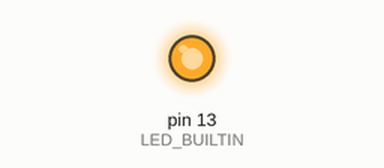
The sketch below on a simulated Arduino Uno, built with avr-gcc and run on an emulated ATmega328P. On the bench: output pins drawn as LEDs (lit = HIGH).

Above: at 0.1 s.
At 36.1 s:
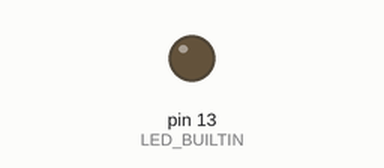
Timing chart, 0 to 40.0 s (numbered marks = the images above):
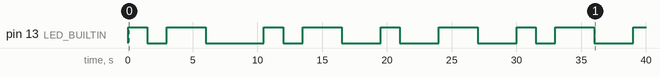

The sketch:

morse_code.ino
```cpp
void setup()
{
  pinMode(LED_BUILTIN, OUTPUT);
}

void morseDot()
{
  digitalWrite(LED_BUILTIN, HIGH);
  delay(1500);
  digitalWrite(LED_BUILTIN, LOW);
  delay(1500);
}

void morseDash()
  {
  digitalWrite(LED_BUILTIN, HIGH);
  delay(3000);
  digitalWrite(LED_BUILTIN, LOW);
  delay(3000);
  }

void loop()
{
// * A  ._
    morseDot();
    morseDash();
    delay(1500);  // Delay of 1 seconds

// * R ._.
    morseDot();
    morseDash();
    morseDot();
    delay(1500);  // Delay of 1 seconds

// * Y  ._
    morseDash();
    morseDot();
    morseDash();
    morseDash();
    delay(1500);  // Delay of 1 seconds

// * A  ._
    morseDot();
    morseDash();
    delay(1500);  // Delay of 1 seconds

// * N  _.
    morseDash();
    morseDot();
    delay(1500);  // Delay of 1 seconds
}
```

Measured:
- by itself, pin 13 (LED_BUILTIN): LOW → HIGH at 0.00 s, → LOW 1.5 s later, → HIGH 1.5 s later, → LOW 3.0 s later, … (17 changes in this stretch)
